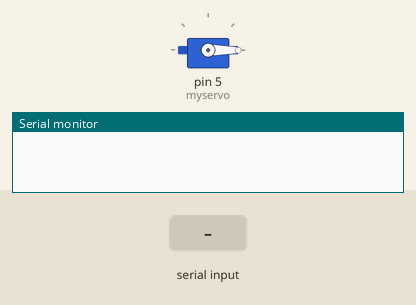
Bench run of a sketch on a simulated Arduino Uno, built with avr-gcc and run on an emulated ATmega328P. Shown: servo, the last lines printed to the serial monitor. The test bench sets the inputs (shaded band).

Above: at 1.2 s.
1.3 s: "90,45\n" received over Serial
At 2.0 s:
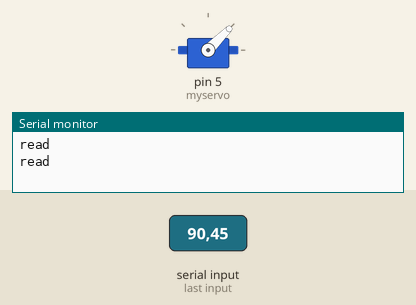
3.8 s: "30,150\n" received over Serial
At 4.6 s:
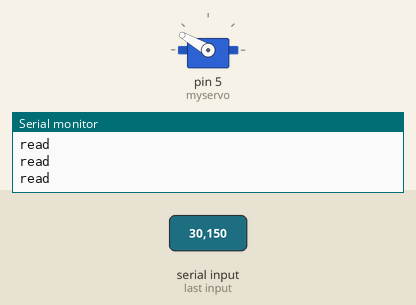
6.3 s: "200\n" received over Serial
At 6.9 s:
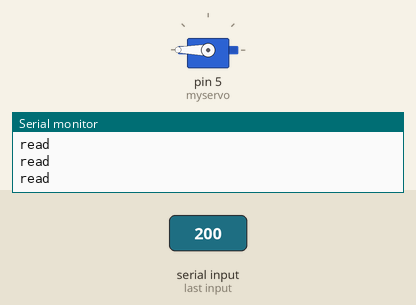
Timing chart, 0 to 9.3 s (numbered marks = the images above; inputs shaded):
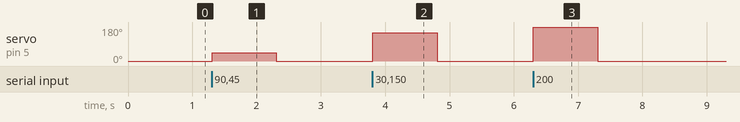

The sketch:

octonomi_qtr_pid.ino
```cpp
#include <Servo.h>

Servo myservo;

void setup() {
  myservo.attach(5);
  Serial.begin(9600);
}

int x = 0;

void loop() {
  if (Serial.available()) {
    x = Serial.parseInt();
    Serial.println("read");
  }
  myservo.write(x);
}
```

Measured:
- after the input at 1.3 s, servo on pin 5 (myservo): 0° → 45° at once, → 0° 1.0 s later
- after the input at 3.8 s, servo on pin 5 (myservo): 0° → 150° at once, → 0° 1.0 s later
- after the input at 6.3 s, servo on pin 5 (myservo): 0° → 180° at once, → 0° 1.0 s later
